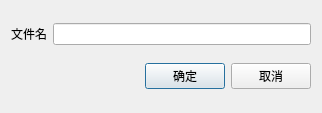
<?xml version="1.0" encoding="UTF-8"?>
<ui version="4.0">
 <class>labelprint_design_save_dialog</class>
 <widget class="QDialog" name="labelprint_design_save_dialog">
  <property name="geometry">
   <rect>
    <x>0</x>
    <y>0</y>
    <width>322</width>
    <height>113</height>
   </rect>
  </property>
  <property name="windowTitle">
   <string>Dialog</string>
  </property>
  <property name="outer_stylesheet" stdset="0">
   <string>dialog_hasborder</string>
  </property>
  <layout class="QVBoxLayout" name="verticalLayout">
   <item>
    <layout class="QHBoxLayout" name="horizontalLayout_2">
     <item>
      <widget class="QLabel" name="label_path_2">
       <property name="text">
        <string>文件名</string>
       </property>
       <property name="alignment">
        <set>Qt::AlignRight|Qt::AlignTrailing|Qt::AlignVCenter</set>
       </property>
      </widget>
     </item>
     <item>
      <widget class="uinormal_lineedit" name="lineEdit_filename"/>
     </item>
    </layout>
   </item>
   <item>
    <layout class="QHBoxLayout" name="horizontalLayout">
     <item>
      <spacer name="horizontalSpacer">
       <property name="orientation">
        <enum>Qt::Horizontal</enum>
       </property>
       <property name="sizeHint" stdset="0">
        <size>
         <width>40</width>
         <height>20</height>
        </size>
       </property>
      </spacer>
     </item>
     <item>
      <widget class="uinormal_button" name="pushButton_ok">
       <property name="text">
        <string>确定</string>
       </property>
      </widget>
     </item>
     <item>
      <widget class="uinormal_button" name="pushButton_cancel">
       <property name="text">
        <string>取消</string>
       </property>
      </widget>
     </item>
    </layout>
   </item>
  </layout>
 </widget>
 <customwidgets>
  <customwidget>
   <class>uinormal_button</class>
   <extends>QPushButton</extends>
   <header>uinormal_button.h</header>
  </customwidget>
  <customwidget>
   <class>uinormal_lineedit</class>
   <extends>QLineEdit</extends>
   <header>uinormal_lineedit.h</header>
  </customwidget>
 </customwidgets>
 <resources/>
 <connections>
  <connection>
   <sender>pushButton_ok</sender>
   <signal>clicked()</signal>
   <receiver>labelprint_design_save_dialog</receiver>
   <slot>accept()</slot>
   <hints>
    <hint type="sourcelabel">
     <x>173</x>
     <y>83</y>
    </hint>
    <hint type="destinationlabel">
     <x>81</x>
     <y>102</y>
    </hint>
   </hints>
  </connection>
  <connection>
   <sender>pushButton_cancel</sender>
   <signal>clicked()</signal>
   <receiver>labelprint_design_save_dialog</receiver>
   <slot>reject()</slot>
   <hints>
    <hint type="sourcelabel">
     <x>272</x>
     <y>80</y>
    </hint>
    <hint type="destinationlabel">
     <x>64</x>
     <y>57</y>
    </hint>
   </hints>
  </connection>
 </connections>
</ui>
